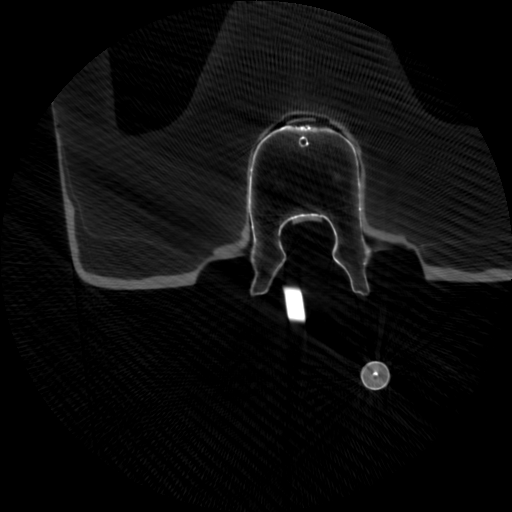
#> input picture 24.png, 512 x 512 px
$ python -i TCA.py   (imports and definitions only)
#> lines starting #> are read from the running program, lines starting #| are printed output that depends on the picture; after the words box and inside, x2 and y2 are one past the last pixel; in counts of white or black regions, pixels touching at a corner belong together; long printed decimals are rounded
#!/usr/bin/env python
# coding: utf-8

# # Transfroming the Dicom Scans inton PNGs and collecting them in a folder

# In[6]:


import os
import shutil
import pydicom
from PIL import Image
from pydicom.errors import InvalidDicomError

def extract_number(filename):
    number_part = ''.join(filter(str.isdigit, filename))
    return int(number_part) if number_part else 0

# [28 lines left out: function dicom_folder_to_png, not called in this run]

dicom_folder = "AXIAL"
# [1 line not run here, left out]


# In[4]:


from PIL import Image
import matplotlib.pyplot as plt
import numpy as np
import cv2
import os

# [63 lines left out: function find_circles, not called in this run]

# Folder containing PNG files
pngs_folder = 'PNGS'

# List PNG files in the folder
# [1 line that did not run here, left out]

# Process each PNG file
# [4 lines not run here, left out]


# In[16]:


import os
import cv2
import numpy as np
import matplotlib.pyplot as plt

def extract_number(filename):
    number_part = ''.join(filter(str.isdigit, filename))
    return int(number_part) if number_part else 0

# [137 lines left out: functions dicom_folder_to_png, find_circles, cluster_trackers, not called in this run]

# Folder containing PNG files
pngs_folder = 'PNGS'

# List PNG files in the folder
# [1 line that did not run here, left out]

# Cluster the trackers
# [1 line that did not run here, left out]

# [2 lines not run here, left out]


# In[17]:


import os
import cv2
import numpy as np
import matplotlib.pyplot as plt

def extract_number(filename):
    number_part = ''.join(filter(str.isdigit, filename))
    return int(number_part) if number_part else 0

# [28 lines left out: function dicom_folder_to_png, not called in this run]

def find_circles(image_path, display=False):
    # Existing code to find circles
    # Read image.
#> called with image_path = '24.png', display = False
    img = cv2.imread(image_path, cv2.IMREAD_COLOR)
#> img is the input picture: shape (512, 512, 3); min 0, max 255, mean 12.3

    brightness_factor = 2  # Adjust this value as needed.

    # Multiply the pixel values by the brightness factor.
    enhanced_img = cv2.convertScaleAbs(img, alpha=brightness_factor, beta=0)
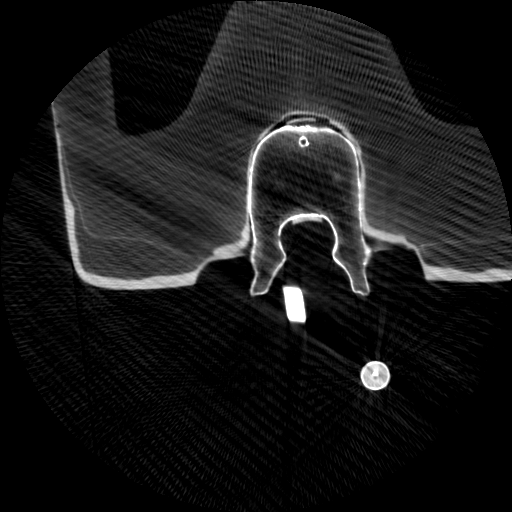
#> enhanced_img: shape (512, 512, 3); min 0, max 255, mean 23.9

    # Convert the enhanced image to grayscale.
    gray = cv2.cvtColor(enhanced_img, cv2.COLOR_BGR2GRAY)

    # Binarize the grayscale image.
    _, binary_image = cv2.threshold(gray, 128, 255, cv2.THRESH_BINARY)
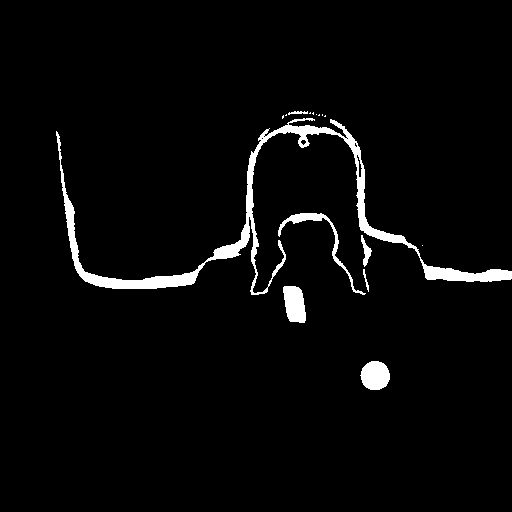
#> binary_image: shape (512, 512); 3.3% white; 16 white regions (9 under 20 px), largest, box (x1, y1, x2, y2) and area: (56, 118, 512, 295) 6411, (360, 361, 390, 390) 679, (283, 286, 306, 323) 672

    # Fill in the shapes (contours) in the binary image.
    binary_image = cv2.morphologyEx(binary_image, cv2.MORPH_CLOSE, np.ones((5, 5), np.uint8))
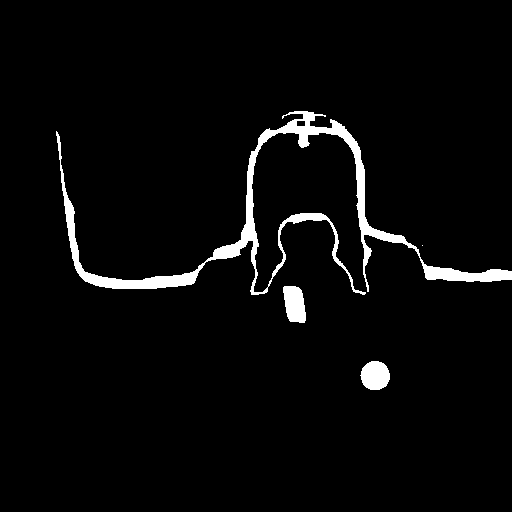
#> binary_image: shape (512, 512); 3.5% white; 4 white regions (1 under 20 px)

    # Find contours in the binary image.
    contours, _ = cv2.findContours(binary_image, cv2.RETR_EXTERNAL, cv2.CHAIN_APPROX_SIMPLE)
#> contours = 4 contours, 1 with area under 20; largest, box (x1, y1, x2, y2) and area: (56, 111, 512, 295) 6690, (360, 361, 390, 390) 637, (283, 286, 306, 323) 622

    # Initialize a list to store valid circles
    valid_circles = []

    for contour in contours:
        # Calculate the area and perimeter for each contour
        area = cv2.contourArea(contour)
        perimeter = cv2.arcLength(contour, True)

        # Check if the perimeter is zero (single point) and skip this contour
        if perimeter == 0:
            continue

        # Calculate the circularity for each contour
        circularity = 4 * np.pi * area / (perimeter * perimeter)

        # Define circularity and area thresholds to filter circles
        circularity_threshold = 0.8  # Adjust this threshold as needed
        min_area = 100  # Adjust this threshold as needed
        max_area = 2000

        # Check if the contour meets the circularity and area criteria
        if circularity >= circularity_threshold and max_area>= area >= min_area:
            # Fit a circle to the contour and obtain its center (a, b) and radius (r)
            (a, b), r = cv2.minEnclosingCircle(contour)
            a, b, r = int(a), int(b), int(r)
            valid_circles.append((a, b, r))
            print(f"Circle: Center ({a}, {b}), Radius {r}, Circularity {circularity}")

            # Draw the circumference of the circle.
            cv2.circle(img, (a, b), r, (255, 100, 255), 2)

            # Draw a small circle (of radius 1) to show the center.
            cv2.circle(img, (a, b), 1, (255, 0, 0), 2)
#> this loop made 4 passes
#> (area, perimeter, circularity, a, b, r) on pass 1: (637, 95.25, 0.882, 374, 375, 14)
#> (area, perimeter, circularity) on passes 2, 4: (622, 105.5, 0.703), (6690, 2549.1, 0.0129)
#| Circle: Center (374, 375), Radius 14, Circularity 0.8822
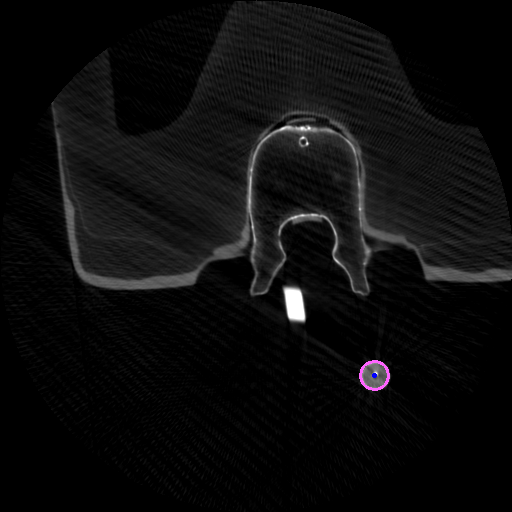
#> img: shape (512, 512, 3); 0.11% of pixels changed, all inside (x1, y1, x2, y2) = (359, 360, 390, 391)
#> after the loop, valid_circles = [(374, 375, 14)]

    if valid_circles:
        # Display the image with circles drawn
        plt.imshow(cv2.cvtColor(img, cv2.COLOR_BGR2RGB))  # Convert to RGB for displaying
        plt.show()
        return valid_circles
    else:
        print("No good-fit circles found!")
        return None


    if display:
        # Display the image with circles drawn
        plt.imshow(cv2.cvtColor(img, cv2.COLOR_BGR2RGB))  # Convert to RGB for displaying
        plt.show()

    return valid_circles

# [48 lines left out: function cluster_trackers, not called in this run]

# Folder containing PNG files
pngs_folder = 'PNGS'

# List PNG files in the folder
# [1 line that did not run here, left out]

# Cluster the trackers
# [1 line that did not run here, left out]

# [2 lines not run here, left out]


# Folder containing PNG files
pngs_folder = 'PNGS'

# List PNG files in the folder
# [1 line that did not run here, left out]

# Cluster the trackers
# [1 line that did not run here, left out]

# [2 lines not run here, left out]


# In[ ]:

>>> result = find_circles('24.png')
#> result = [(374, 375, 14)]

$ run again, on tracker_detect.png
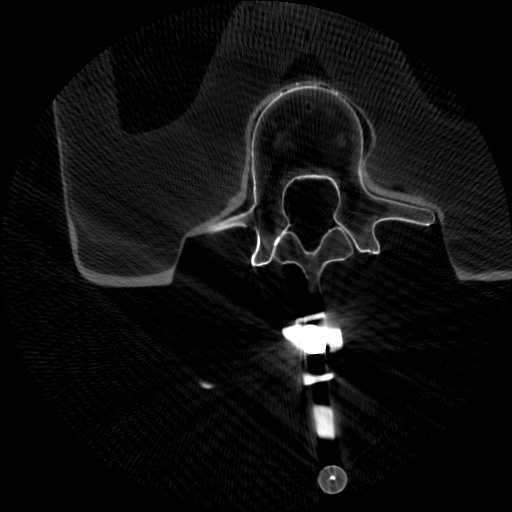
#> input picture tracker_detect.png, 512 x 512 px
#> in find_circles, img is the input picture: shape (512, 512, 3); min 0, max 255, mean 14.8
#> in find_circles, `binary_image = cv2.morphologyEx(binary_image, cv2.MORPH_CLOSE, np.ones..`:
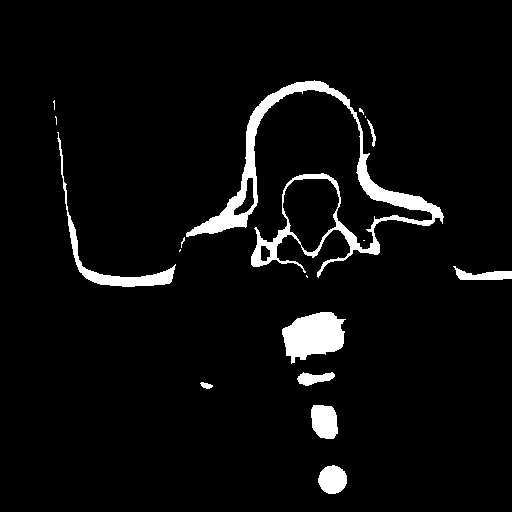
#> binary_image: shape (512, 512); 4.9% white; 17 white regions (8 under 20 px)
#> contours = 17 contours, 8 with area under 20; largest, box (x1, y1, x2, y2) and area: (186, 80, 444, 278) 9258, (282, 312, 346, 364) 2138, (57, 132, 176, 287) 1222, (311, 405, 338, 439) 717, (318, 465, 347, 494) 607
#> the loop in find_circles, `for contour in contours:` made 17 passes
#> (area, perimeter, circularity, a, b, r) on passes 1 to 2: (607, 93.25, 0.877, 332, 479, 14), (717, 105.1, 0.815, 323, 421, 19)
#> (printed output is left out)
#> after the loop in find_circles, `for contour in contours:`:
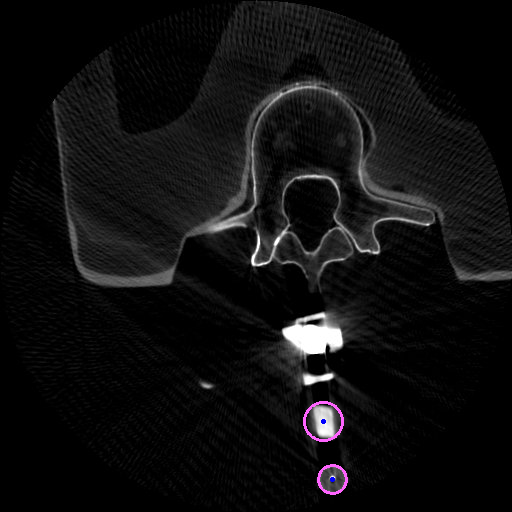
#> img: shape (512, 512, 3); 0.25% of pixels changed, all inside (x1, y1, x2, y2) = (303, 401, 348, 495)
#> after the loop in find_circles, `for contour in contours:`: valid_circles = [(332, 479, 14), (323, 421, 19)]
